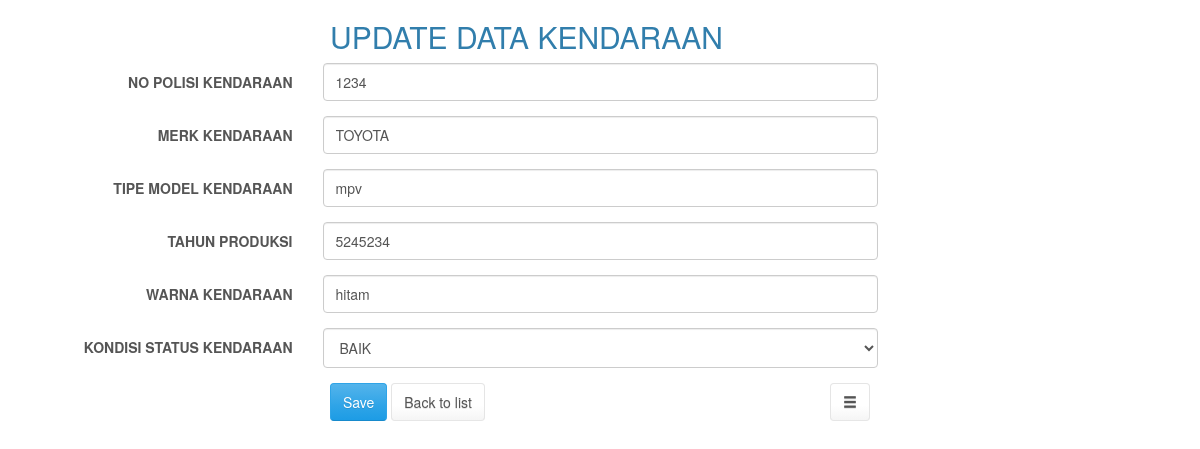
The app's page /tbl_kendaraan_edit.php (signed in) with its own data.
### tables this page shows
CREATE TABLE `tbl_kendaraan` (
  `ID` int(11) NOT NULL AUTO_INCREMENT,
  `NO_POLISI_KENDARAAN` varchar(15) DEFAULT NULL,
  `MERK_KENDARAAN` varchar(50) DEFAULT NULL,
  `TIPE_MODEL_KENDARAAN` varchar(50) DEFAULT NULL,
  `TAHUN_PRODUKSI` varchar(50) DEFAULT NULL,
  `WARNA_KENDARAAN` varchar(50) DEFAULT NULL,
  `KONDISI_STATUS_KENDARAAN` varchar(50) DEFAULT NULL,
  `dibuat_tanggal` varchar(50) DEFAULT NULL,
  `dibuat_oleh` varchar(50) DEFAULT NULL,
  `diedit_tanggal` varchar(50) DEFAULT NULL,
  `diedit_oleh` varchar(50) DEFAULT NULL,
  PRIMARY KEY (`ID`)
);

### classes/controls/TextField.php (the view, shortened to what the rows shown need)
<?php
class TextField extends TextControl
{
	function buildControl($value, $mode, $fieldNum, $validate, $additionalCtrlParams, $data)
	{
		$inputType =  $this->pageObject->pSetEdit->getHTML5InputType( $this->field );
		$altAttr = ( $mode == MODE_INLINE_EDIT || $mode == MODE_INLINE_ADD ) && $this->is508 == true ? ' alt="'.$this->strLabel.'" ' : '';
		$classString = "";
		if( $this->pageObject->getLayoutVersion() == BOOTSTRAP_LAYOUT )
			$classString = " class=\"form-control\"";
		echo '<input id="'.$this->cfield.'" '. $classString . $this->inputStyle.' type="'.$inputType.'" '
			.($mode == MODE_SEARCH ? 'autocomplete="off" ' : '').$altAttr
			.'name="'.$this->cfield.'" '.$this->pageObject->pSetEdit->getEditParams( $this->field )
			. $this->getPlaceholderAttr()
			.' value="'.runner_htmlspecialchars($value).'">';
	}
}
?>

### include/phpfunctions.php (shortened to what the rows shown need)
<?php
function getabspath($path)
{
	$pathToRoot = substr(dirname(__FILE__),0,strlen(dirname(__FILE__))-strlen("/include"));
	if (substr($path, 0, 1) != "/" && substr($path, 0, 1) != "\\")
		$pathToRoot .= "/";
	$realPath = $pathToRoot.$path;
	return $realPath;
}
function xtempl_call_func($func,&$params)
{
	if(function_exists($func))
	{
		$func($params);
	}
}
function GoodFieldName($field)
{
	global $cCharset;
	if ($cCharset == "utf-8"){
		$field = utf8_decode($field);
	}
	$field=(string)$field;
	$out="";
	for($i=0;$i<strlen($field);$i++)
	{
		$t=substr($field,$i,1);
		if((ord($t)<ord('a') || ord($t)>ord('z')) && (ord($t)<ord('A') || ord($t)>ord('Z')) && (ord($t)<ord('0') || ord($t)>ord('9')))
			$out.='_';
		else
			$out.=$t;
	}
	return $out;
}
function xt_getvar(&$xt,$name)
{
	for($i = count($xt->xt_stack)-1;$i>=0;$i--)
	{
		if(isset($xt->xt_stack[$i][$name]))
			return $xt->xt_stack[$i][$name];
	}
	if(!$xt->testingFlag)
		return false;
}
function xt_process_template(&$xt,$str)
{
	$varparams=array();
	$start=0;
	$len = strlen($str);
	while(true)
	{
		$pos = strpos($str,"{",$start);
		if($pos===false)
		{
			echo substr($str,$start,$len-$start);
			break;
		}
		$section=false;
		$var=false;
		if(substr($str,$pos+1,6)=="BEGIN ")
			$section=true;
		elseif(substr($str,$pos+1,1)=='$')
			$var=true;
		elseif(substr($str,$pos+1,14)=='mlang_message ')
		{
			$message=true;
		}
		else
		{
			echo substr($str,$start,$pos-$start+1);
			$start=$pos+1;
			continue;
		}
		echo substr($str,$start,$pos-$start);
		if($section)
		{
			$endpos=strpos($str,"}",$pos);
			$section_name=trim(substr($str,$pos+7,$endpos-$pos-7));
			$endtag="{END ".$section_name."}";
			$endpos1=strpos($str,$endtag,$endpos);
			$section=substr($str,$endpos+1,$endpos1-$endpos-1);
			$start=$endpos1+strlen($endtag);
			$sectionVar = xt_getvar($xt,$section_name);
			if($sectionVar===false)
			{
				continue;
			}
			$end="";
			if(is_array($sectionVar))
			{
				$end=@$sectionVar["end"];
				$var=@$sectionVar["data"];
			}
			else
			{
				$var = $sectionVar;
			}
			if(!is_array($var))
			{
				if(is_array($sectionVar))
					$xt->xt_stack[]=&$sectionVar;
				xt_process_template($xt,$section);
				if(is_array($sectionVar))
					array_pop($xt->xt_stack);
				$xt->processVar($end, $varparams);
			}
			else
			{
				$keys=array_keys($var);
				foreach($keys as $i)
				{
					$xt->xt_stack[]=&$var[$i];
					xt_process_template($xt,$section);
					array_pop($xt->xt_stack);
				}
				$xt->processVar($end, $varparams);
			}
		}
		elseif($var)
		{
			$endpos=strpos($str,"}",$pos);
			$varparams=array();
			$var_name = trim(substr($str,$pos+2,$endpos-$pos-2));
			if(strpos($var_name," ")!==FALSE)
			{
				$varparams = explode(" ",$var_name);
				$var_name = $varparams[0];
				unset($varparams[0]);
			}
			$start=$endpos+1;
			$var = xt_getvar($xt,$var_name);
			if($var===false)
			{
				continue;
			}
			$xt->processVar($var, $varparams);
		}
	}
}
function runner_htmlspecialchars($str)
{
	global $useUTF8;
	if($useUTF8)
		return htmlspecialchars($str);
	return htmlspecialchars($str, ENT_COMPAT | ENT_HTML401, 'ISO-8859-1');
}
?>

### classes/controls/LookupField.php (shortened to what the rows shown need)
<?php
class LookupField extends EditControl
{
	public $lookupType = 0;
	public $LCType = 0;
	public $lookupSize = 1;
	public $multiple = "";
	public $postfix = "";
	public $multiselect = false;
	function __construct($field, $pageObject, $id, $connection)
	{
		$this->lookupType = $this->pageObject->pSetEdit->getLookupType($this->field);
		$this->LCType = $this->pageObject->pSetEdit->lookupControlType($this->field);
		$this->multiselect = $this->pageObject->pSetEdit->multiSelect($this->field);
		$this->lookupSize = $this->pageObject->pSetEdit->selectSize($this->field);
	}
	function buildControl($value, $mode, $fieldNum, $validate, $additionalCtrlParams, $data)
	{
		$suffix = "_".GoodFieldName($this->field)."_".$this->id;
		$this->cfield = "value".$suffix;
		$this->multiple = $this->multiselect ? " multiple" : "";
		$this->postfix = $this->multiselect ? "[]" : "";
		if( $this->multiselect )
			$avalue = splitvalues($value);
		else
			$avalue = array((string)$value);
		$searchOption = $additionalCtrlParams["option"];
		if( $this->lookupType == LT_LISTOFVALUES )
		{
			$this->buildListOfValues($avalue, $value, $mode, $searchOption);
		}
	}
	public function buildListOfValues($avalue, $value, $mode, $searchOption)
	{
		$arr = $this->pageObject->pSetEdit->getLookupValues($this->field);
		switch($this->LCType)
		{
			case LCT_DROPDOWN:
				$dataAttr = $selectClass = '';
				echo '<select id="'.$this->cfield.'" size="'.$this->lookupSize.'" '.$dataAttr.$selectClass.' name="'.$this->cfield.$this->postfix.'" '
					.$this->multiple.' '.$this->inputStyle.'>';
				foreach($arr as $opt)
				{
					$res = array_search((string)$opt, $avalue);
					if(!($res===NULL || $res===FALSE))
						echo '<option value="'.runner_htmlspecialchars($opt).'" selected>'.runner_htmlspecialchars($opt).'</option>';
					else
						echo '<option value="'.runner_htmlspecialchars($opt).'">'.runner_htmlspecialchars($opt).'</option>';
				}
				echo "</select>";
				break;
		}
	}
}
?>

### records on screen
tbl_kendaraan: MERK_KENDARAAN "TOYOTA", TIPE_MODEL_KENDARAAN "mpv", WARNA_KENDARAAN "hitam", ID "BAIK"

### other values on screen
GetFieldLabel($params["custom1"],$params["custom2"]) "NO POLISI KENDARAAN"
GetFieldLabel($params["custom1"],$params["custom2"]) "MERK KENDARAAN"
GetFieldLabel($params["custom1"],$params["custom2"]) "TIPE MODEL KENDARAAN"
GetFieldLabel($params["custom1"],$params["custom2"]) "TAHUN PRODUKSI"
GetFieldLabel($params["custom1"],$params["custom2"]) "WARNA KENDARAAN"
GetFieldLabel($params["custom1"],$params["custom2"]) "KONDISI STATUS KENDARAAN"
substr($str,$start,$len-$start) "Save"
substr($str,$start,$len-$start) "Back to list"
